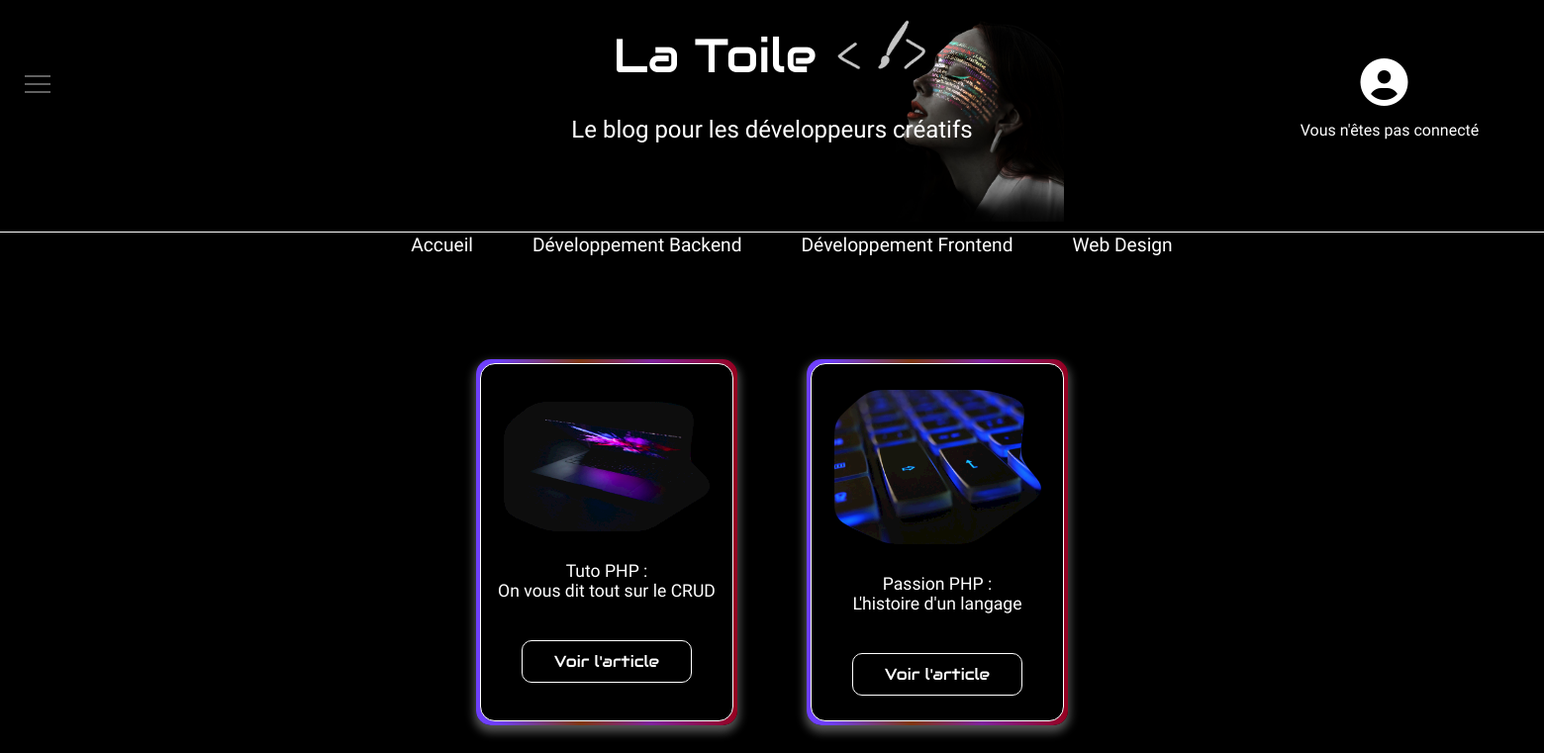
The page /author.php?id=5 on the database its author committed.
### tables this page shows
CREATE TABLE `category` (
  `id_category` int(11) NOT NULL,
  `category_name` varchar(255) NOT NULL
);

CREATE TABLE `post` (
  `id_post` int(11) NOT NULL,
  `title` varchar(255) NOT NULL,
  `date` date NOT NULL,
  `content` text NOT NULL,
  `picture` varchar(255) DEFAULT NULL,
  `id_user` int(11) NOT NULL
);

### author.php (called while the page is built)
<?php
require_once'./Models/managers/CategoryManager.php';
require_once'./Models/managers/PostManager.php';
$id = $_GET['id'];
$posts = PostManager::getPostByAuthor($id);
$categories = CategoryManager::getAllCategories();
require_once'./Views/authorViews.php';
?>

### Models/managers/CategoryManager.php (called while the page is built, shortened)
<?php
require_once './Models/classes/Category.php';
class CategoryManager {
    public static function getAllCategories(){
        $dbh = dbconnect();
        $query = "SELECT * FROM category";
        $stmt = $dbh->prepare($query);
        $stmt->execute();
        $categories = $stmt->fetchAll(PDO::FETCH_CLASS, 'Category');
        return $categories;
    }
}

### Models/classes/Category.php (called while the page is built, shortened)
<?php
class Category {
    private $id_category;
    private $category_name;
    public function getIdCategory(){
        return $this->id_category;
    }
    public function getCategoryName(){
        return $this->category_name;
    }
}

### Models/managers/PostManager.php (called while the page is built, shortened)
<?php
require_once'./Models/classes/Post.php';
class PostManager {
    public static function getPostByAuthor($id) {
        $dbh = dbconnect();
        $query = ("SELECT * FROM post JOIN user ON post.id_user = user.id_user WHERE post.id_user = $id");
        $stmt = $dbh->prepare($query);
        $stmt->execute();
        $posts = $stmt->fetchAll
       (PDO::FETCH_CLASS, 'Post');
       return $posts;
}
}

### Models/classes/Post.php (called while the page is built, shortened)
<?php
class Post {
    private $id_post;
    private $title;
    private $picture;
    public function getIdPost(){
        return $this->id_post;
    }
    public function getTitle(){
        return $this->title;
    }
    public function getPicture(){
        return $this->picture;
    }
}

### Views/authorViews.php (the view, shortened to what this page needs)
<?php
 require_once 'partials/header.php';
?>
<div class="section_card_container">
<?php foreach($posts as $post) { ?>
    <div class="gradient_box">
        <section class="card_container">
            <div class="card">
                <div class="card_picture">
                <img src="<?php echo $post->getPicture() ?>" alt="image">
                    </div>
                        <div class="card_body">
                            <h5 class="card_title"><?php echo $post->getTitle() ?></h5>
                                <a href="single.php?id=<?php echo $post->getIdPost() ?>" class="btn_article">Voir l'article</a>
                            </div>
                        </div>
        </section>
    </div>
<?php } ?>
</div>
<?php
 require_once 'partials/footer.php';
 ?>

### Views/partials/header.php (shortened to what this page needs)
<!DOCTYPE html>
<html lang="en">
<head>
    <link href="./Content/style.css" rel="stylesheet" type="text/css">
    <link rel="stylesheet" href="https://cdnjs.cloudflare.com/ajax/libs/font-awesome/6.2.0/css/all.min.css" />
</head>
<body>
    <header>
        <h1>La Toile <img class="logo" src="./Content/logo.png" alt="logo"></h1>
            <h2>Le blog pour les développeurs créatifs</h2>
            <div class="container_image_banniere">
            <img class="image_banniere" src="./Content/portrait_fond_blog.png" alt="portrait">
        </div>
                <div class="border-bottom"></div>
                <div class="hamburger-menu">
<label class="menu__btn" for="menu__toggle">
  <span></span>
</label>
</div>
        <div class="login">
            <?php if (isset($_SESSION['user'])) {
                $id = $_SESSION['user']['role'];
                $user_role = UserManager::getRoleById($id);
               ?> <a href="accountUser.php"><i class="fa-solid fa-circle-user" id="icone-login"></i></a>
               <div class="text-connected"> Bienvenue <span><?php echo $_SESSION['user']['pseudo']?></span> !</div><br>
               <div class="text-session">
                    Votre mission : <span>
                    <?php
                    echo $user_role->getRoleName(); ?></span>
                </div>
           <?php }else{?>
            <a href="login.php"><i class="fa-solid fa-circle-user" id="icone-login"></i></a>
            <div class="text-connected">Vous n'êtes pas connecté</div>
           <?php }
            ?>
        </div>
        <nav>
            <ul>
                 <li><a href="index.php">Accueil</a></li>
                    <?php foreach($categories as $category){ ?>
                <li><a class="tab" href="category.php?id=<?php echo $category->getIdCategory() ?>"><?php echo $category->getCategoryName() ?></a></li>
                    <?php } ?>
            </ul>
        </nav>
    </header>

### Views/partials/footer.php (shortened to what this page needs)
</body>
</html>

### Content/style.css (style rules this page uses)
body { background: rgb(0, 0, 0); color: #ffff; z-index: 2; height: 100vh; animation: transitionIn 0.75s; display: flex; flex-direction: column; justify-content: space-evenly; align-items: center; }
header { height: 250px; margin-top: -73vh; position: absolute; }
.container_image_banniere { width: 100%; height: 100%; top: -20vh; left: 58vw; position: relative; z-index: -1; }
.image_banniere { width: 170px; }
header h1, h2 { text-align: center; padding: 10px; }
header h1 { font-family: 'Audiowide', cursive; font-weight: 400; font-size: 3em; padding-top: 20px; padding: 0; margin-top: 35px; margin-bottom: 10px; position: relative; }
header h2 { font-family: 'Baloo 2', cursive; font-weight: 400; }
.border-bottom { top: -25vh; left: 0; width: 100vw; height: 1px; display: inline-block; border-bottom: 1px solid #ffff; position: relative; }
.logo { width: 100px; }
nav { top: -46vh; left: 0px; padding: 0; margin: 0; display:inline; position: relative; width: 100vw; }
nav ul { background-color: transparent; display: flex; flex-direction: row; justify-content: center; align-items: center; font-family: 'Baloo 2', cursive; padding-top: 15px; padding-bottom: 15px; margin-top: 20px; list-style-type: none; max-height: 14px; z-index: 0; position: relative; }
nav li { padding-left: 30px; padding-right: 30px; }
nav ul li a { color: rgb(255, 255, 255); text-decoration: none; font-size: 1.2em; transform: scale(1,1); transition: all 0.5s ease-in-out; }
.section_card_container { width: 100vw; top: 10vh; left: 0; height: auto; margin-top: 31vh; display: flex; flex-direction: row; align-items: center; justify-content: center; flex-wrap: wrap; position: absolute; }
.gradient_box { display: flex; flex-direction: row; align-items: center; justify-content: center; padding-left: 15px; padding-right: 15px; padding-top: 5px; padding-bottom: 5px; border-radius: 15px; background: rgb(110,63,251); background: linear-gradient(90deg, rgba(110,63,251,1) 8%, rgba(255,109,36,0.5018382352941176) 40%, rgba(127,36,157,1) 67%, rgba(150,0,31,1) 100%); width: 15vw; height: 45vh; margin: 35px; box-shadow :0 5px 10px 2px rgba(255, 255, 255, 0.329); }
.card_container { display: flex; flex-direction: column; justify-content: center; align-items: center; padding-left: 10px; padding-right: 10px; border: 1px solid #ffff; width: 100%; height: 45vh; border-radius: 15px; background-color: black; }
.card { width: 15vw; color: rgb(255, 255, 255); font-family: 'Baloo 2', cursive; text-align: center; }
.card h5 { font-weight: 300; font-size: 1.1em; }
.card_title { height: 50px; margin: 5px; padding: 0; padding-bottom: 25px; }
.card_picture { display: flex; flex-direction: column; justify-content: center; align-items: center; filter: url('#goo'); }
.card_picture img { width: 100%; -webkit-clip-path: polygon(79% 18%, 77% 46%, 86% 62%, 50% 100%, 11% 72%, 7% 40%, 37% 0); clip-path: polygon(79% 18%, 77% 46%, 86% 62%, 50% 100%, 11% 72%, 7% 40%, 37% 0); padding-top:25px; padding-left:50px; padding-right:25px; padding-bottom:25px; }
.card_body { display: flex; flex-direction: column; justify-content: center; align-items: center; }
.btn_article { padding-top: 10px; padding-bottom: 10px; padding-right: 15px; padding-left: 15px; margin-bottom: 25px; background-color: transparent; border: 1px solid #ffff; text-decoration: none; color: #ffff; font-family: 'Audiowide', cursive; transition: 1.5s; border-radius: 10px; width: 60%; }
.login { display: flex; flex-direction: column; justify-content: center; align-items: center; position: relative; top: -54vh; left: 40vw; }
#icone-login { font-size: 3rem; color: #ffff; }
.hamburger-menu { height: 7vh; position: relative; top: -48vh; left: -95vw; }
.menu__btn { position: absolute; top: 2rem; right: 1.7rem; width: 26px; height: 26px; cursor: pointer; z-index: 1; }
.menu__btn > span, .menu__btn > span::before, .menu__btn > span::after { display: block; position: absolute; width: 100%; height: 2px; background-color: #616161; transition-duration: .55s; }
.menu__btn > span::before { content: ''; top: -8px; }
.menu__btn > span::after { content: ''; top: 8px; }
.fa-solid { padding-left: 5px; padding-right: 16px; }
.text-connected { font-family: 'Baloo 2', cursive; font-size: 1em; font-weight: 300; margin-top: 15px; }

### rows shown on the page
category: category_name "Développement Backend"
category: category_name "Développement Frontend"
category: category_name "Web Design"
post: picture (picture), title "Tuto PHP : On vous dit tout sur le CRUD"
post: picture (picture), title "Passion PHP : L'histoire d'un langage"
